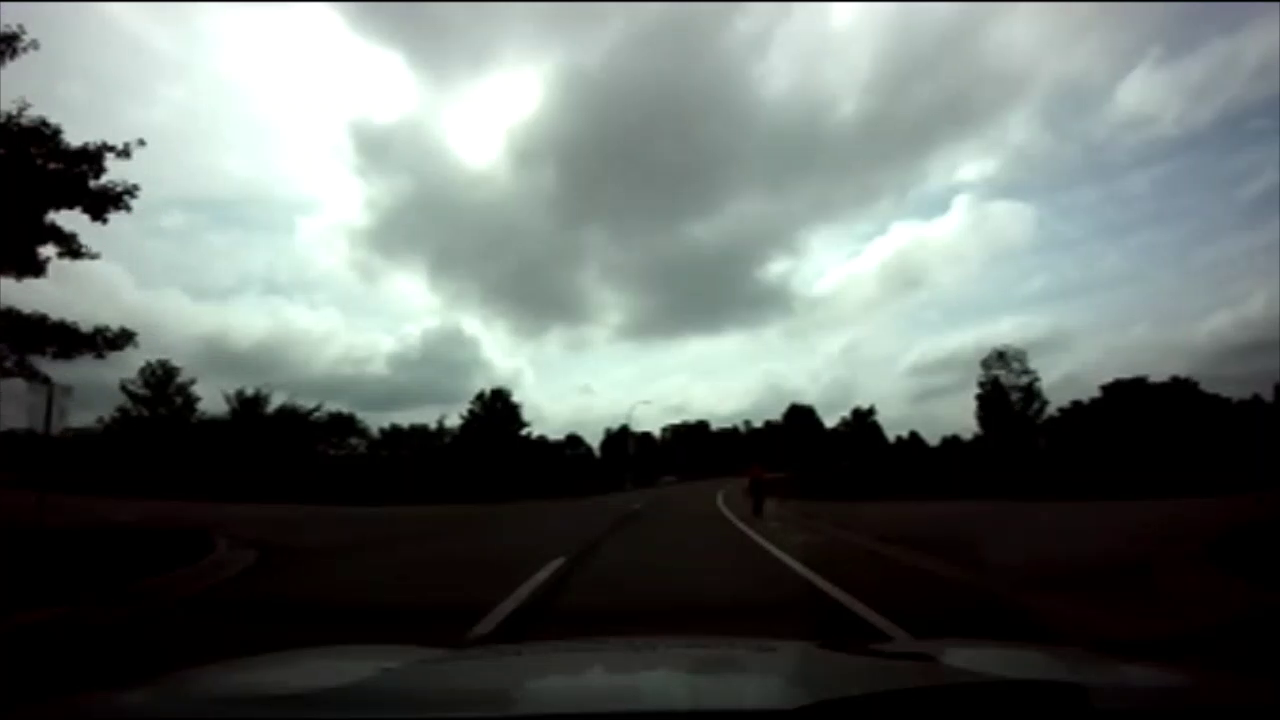
#> input picture frame 32 of LaneDetection.mp4, 1280 x 720 px
$ jupyter execute LaneDetectionExample.ipynb
#> lines starting #> are read from the running program, lines starting #| are printed output that depends on the picture; after the words box and inside, x2 and y2 are one past the last pixel; in counts of white or black regions, pixels touching at a corner belong together
#> further down, frame is the input picture: shape (720, 1280, 3); mean B, G, R 103.6, 106.9, 99.3
[cell 1]
import matplotlib.pylab as plt
import cv2
import numpy as np

def region_of_interest(img, vertices):
    mask = np.zeros_like(img)
    #channel_count = img.shape[2]
    match_mask_color = 255
    cv2.fillPoly(mask, vertices, match_mask_color)
    masked_image = cv2.bitwise_and(img, mask)
    return masked_image

def drow_the_lines(img, lines):
    img = np.copy(img)
    blank_image = np.zeros((img.shape[0], img.shape[1], 3), dtype=np.uint8)

    for line in lines:
        for x1, y1, x2, y2 in line:
            cv2.line(blank_image, (x1,y1), (x2,y2), (0, 255, 0), thickness=10)

    img = cv2.addWeighted(img, 0.8, blank_image, 1, 0.0)
    return img

# = cv2.imread('road.jpg')
#image = cv2.cvtColor(image, cv2.COLOR_BGR2RGB)
def process(image):
    print(image.shape)
#| (720, 1280, 3)
    height = image.shape[0]
    width = image.shape[1]
    region_of_interest_vertices = [
        (0, height),
        (width/2, height/2),
        (width, height)
    ]
    gray_image = cv2.cvtColor(image, cv2.COLOR_RGB2GRAY)
    canny_image = cv2.Canny(gray_image, 100, 120)
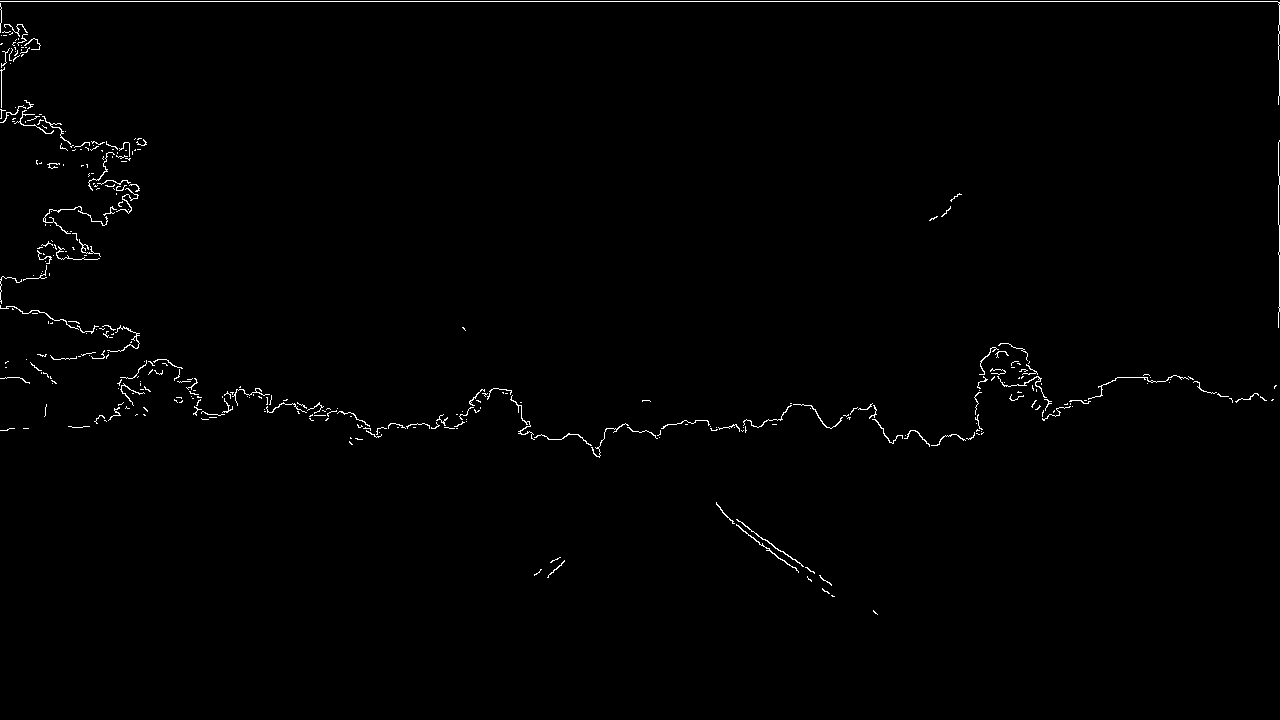
#> canny_image: shape (720, 1280); 0.81% white in thin lines or dots, all inside (x1, y1, x2, y2) = (0, 1, 1280, 615)
    cropped_image = region_of_interest(canny_image,
                    np.array([region_of_interest_vertices], np.int32),)
#> in region_of_interest, `cv2.fillPoly(mask, vertices, match_mask_color)`:
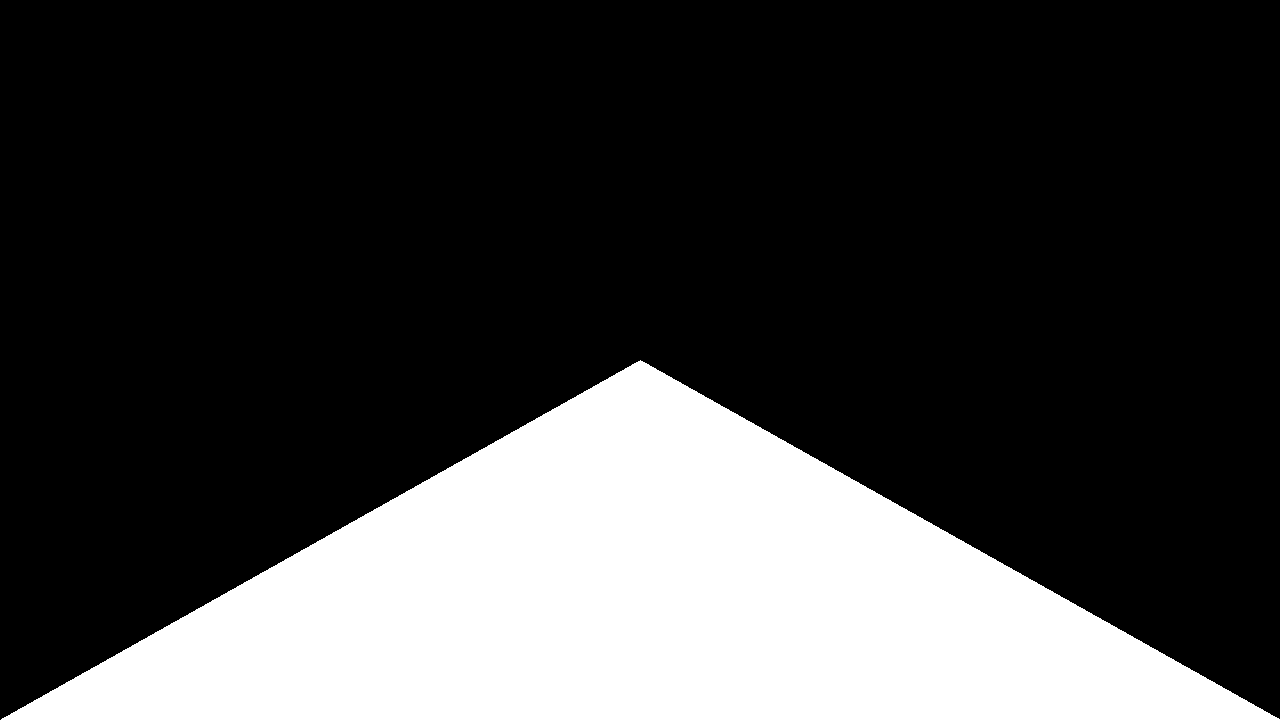
#> mask: shape (720, 1280); 25% white; 1 white region, box (x1, y1, x2, y2) and area: (1, 360, 1280, 720) 230680
#> in region_of_interest, `masked_image = cv2.bitwise_and(img, mask)`:
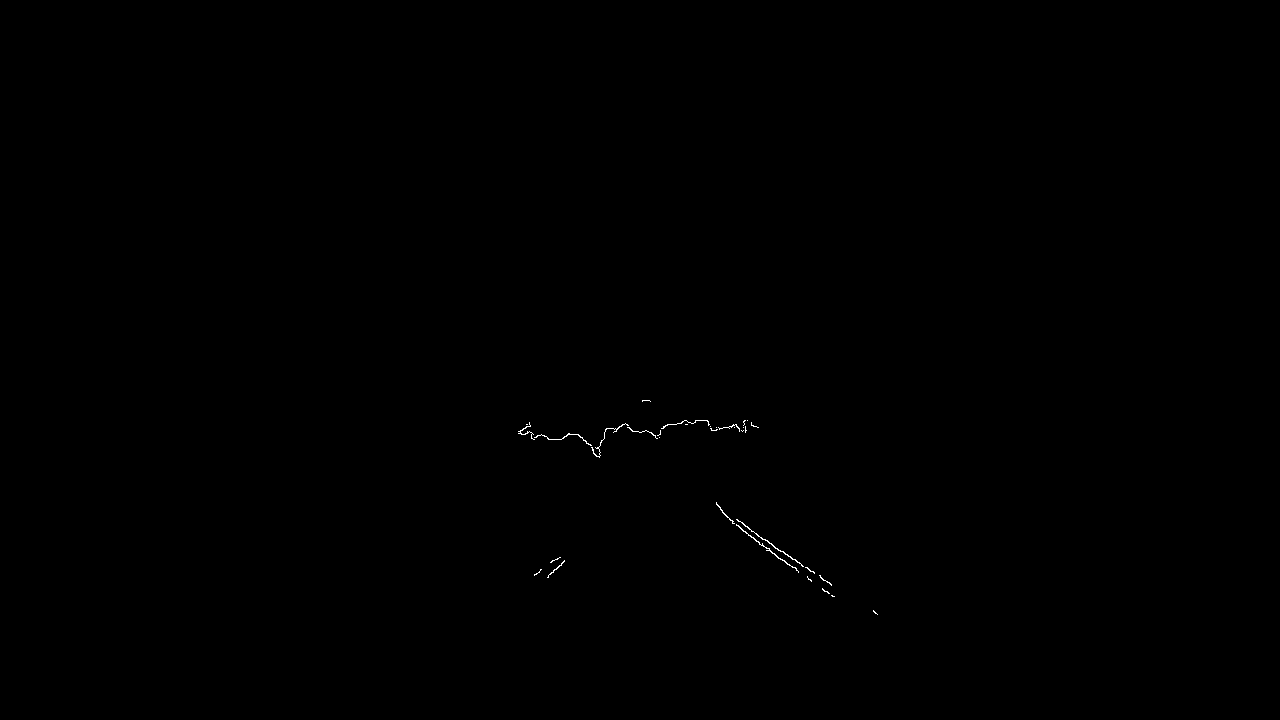
#> masked_image: shape (720, 1280); 0.09% white in thin lines or dots, all inside (x1, y1, x2, y2) = (518, 400, 878, 615)
    lines = cv2.HoughLinesP(cropped_image,
                            rho=2,
                            theta=np.pi/180,
                            threshold=50,
                            lines=np.array([]),
                            minLineLength=40,
                            maxLineGap=100)
#> lines = [[720, 509, 875, 613], [724, 514, 832, 596], [730, 520, 824, 591], [531, 437, 753, 425], [521, 434, 708, 421]]
    image_with_lines = drow_the_lines(image, lines)
#> the loop in drow_the_lines, `for line in lines:` made 5 passes
#> in drow_the_lines, `img = cv2.addWeighted(img, 0.8, blank_image, 1, 0.0)`:
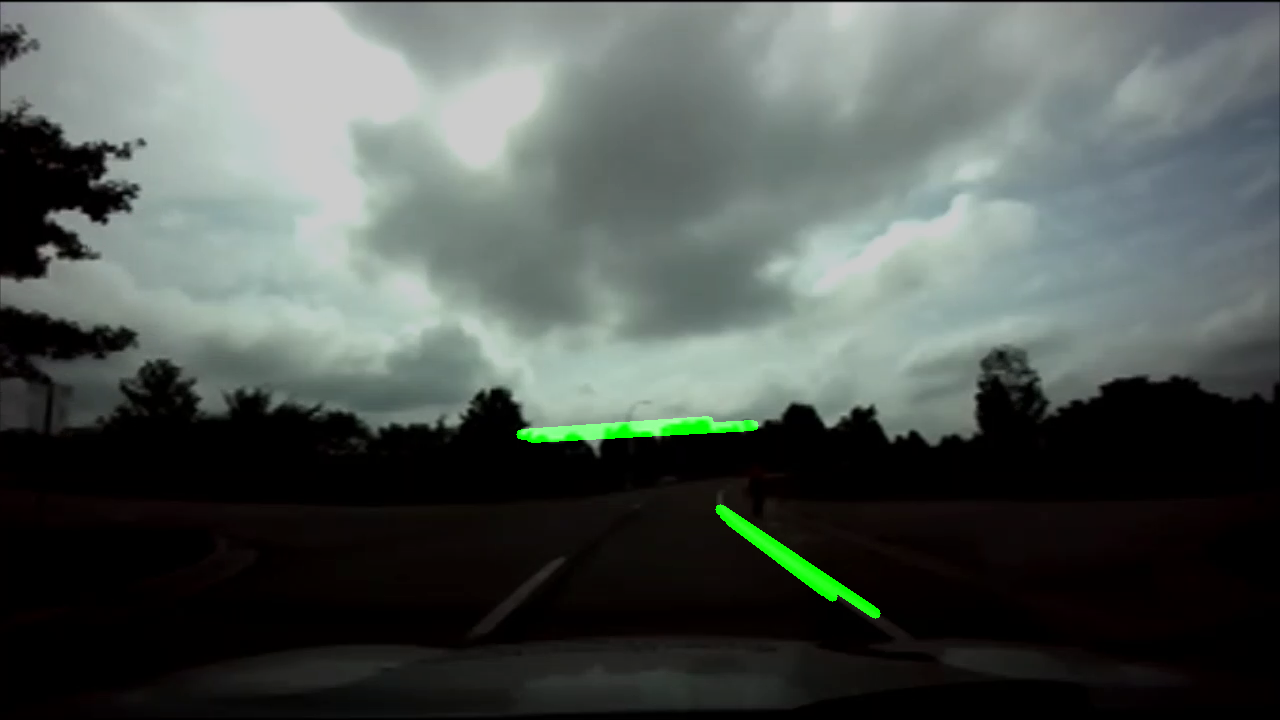
#> img: shape (720, 1280, 3); mean B, G, R 82.9, 87, 79.5
    return image_with_lines

cap = cv2.VideoCapture('LaneDetection.mp4')

while cap.isOpened():
    ret, frame = cap.read()
    frame = process(frame)
    cv2.imshow('frame', frame)
    if cv2.waitKey(1) & 0xFF == ord('q'):
#> (key q is pressed here)
        break

cap.release()
cv2.destroyAllWindows()

$ run again, starting later in the video
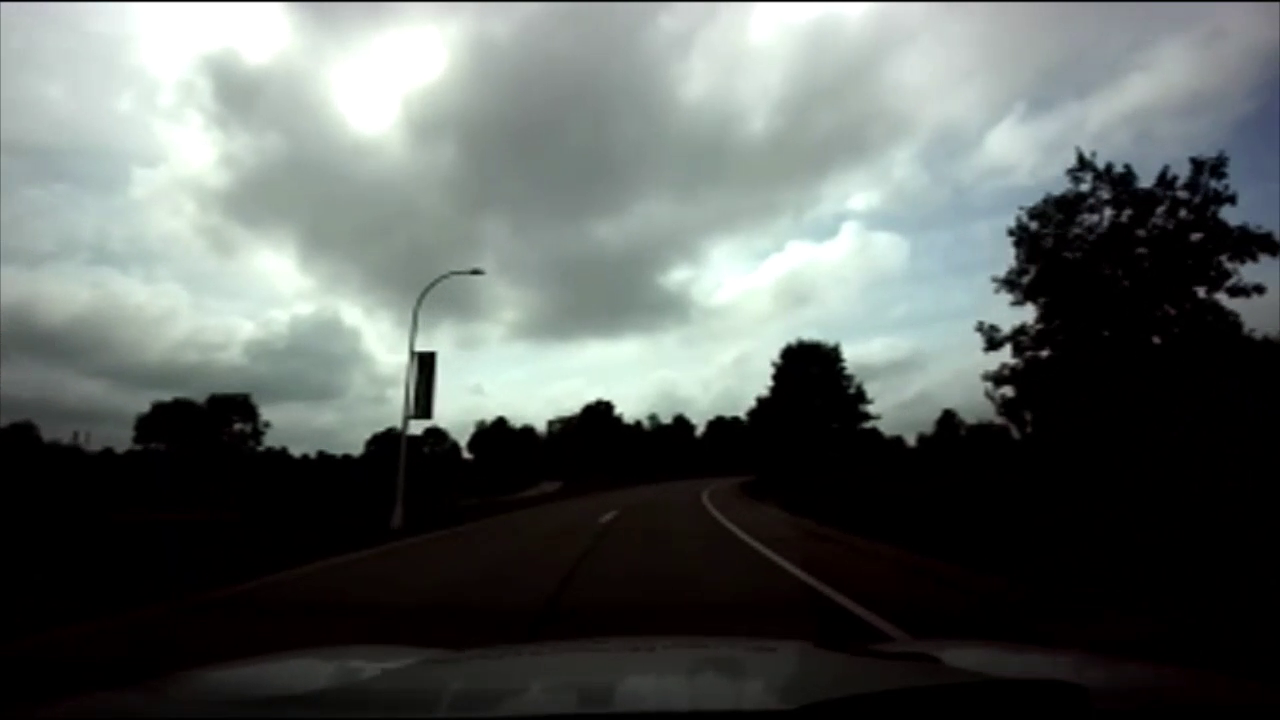
#> input picture frame 145 of LaneDetection.mp4, 1280 x 720 px
#> frame is the input picture: shape (720, 1280, 3); mean B, G, R 95.3, 98.2, 92.3
#| (720, 1280, 3)
#> in process, `canny_image = cv2.Canny(gray_image, 100, 120)`:
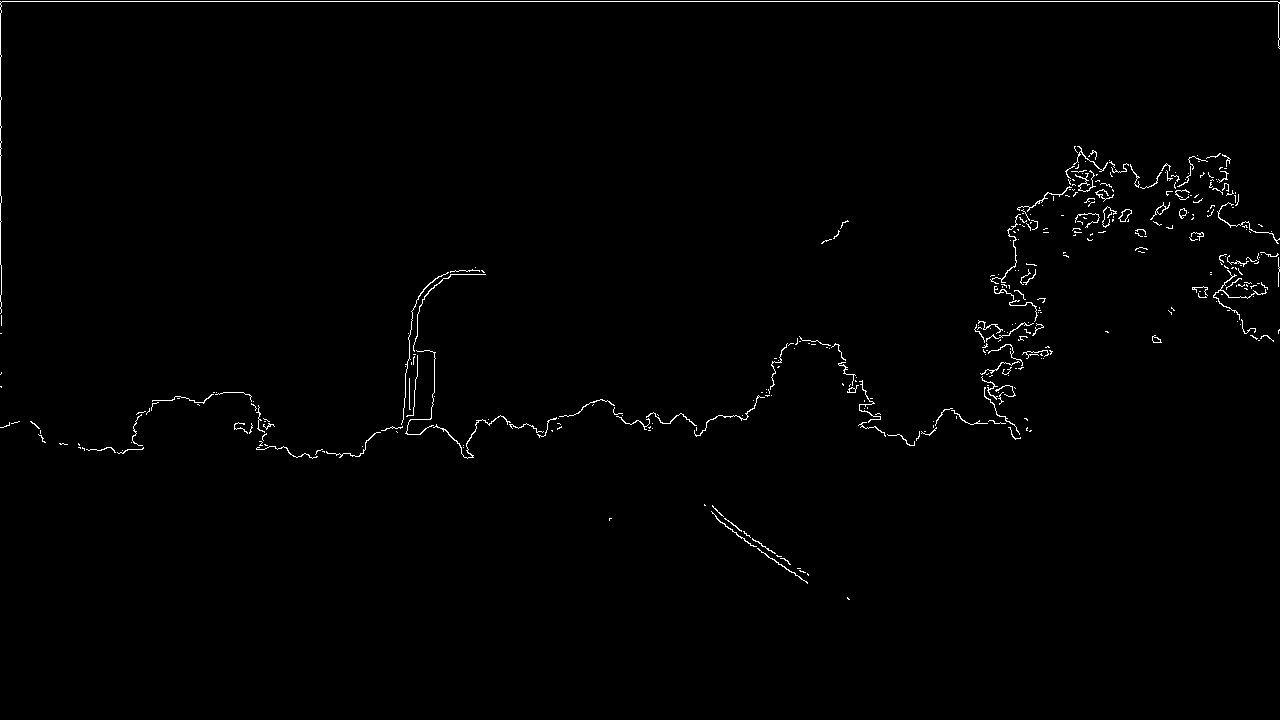
#> canny_image: shape (720, 1280); 0.9% white in thin lines or dots, all inside (x1, y1, x2, y2) = (0, 1, 1280, 600)
#> mask: shape (720, 1280); 25% white; 1 white region, box (x1, y1, x2, y2) and area: (1, 360, 1280, 720) 230680
#> masked_image: shape (720, 1280); 0.08% white in thin lines or dots, all inside (x1, y1, x2, y2) = (467, 399, 850, 600)
#> lines = [[716, 518, 786, 569], [711, 511, 808, 574], [712, 506, 807, 583], [536, 430, 739, 416], [564, 415, 736, 415], [468, 457, 597, 400]]
#> the loop in drow_the_lines, `for line in lines:` made 6 passes
#> in drow_the_lines, `img = cv2.addWeighted(img, 0.8, blank_image, 1, 0.0)`:
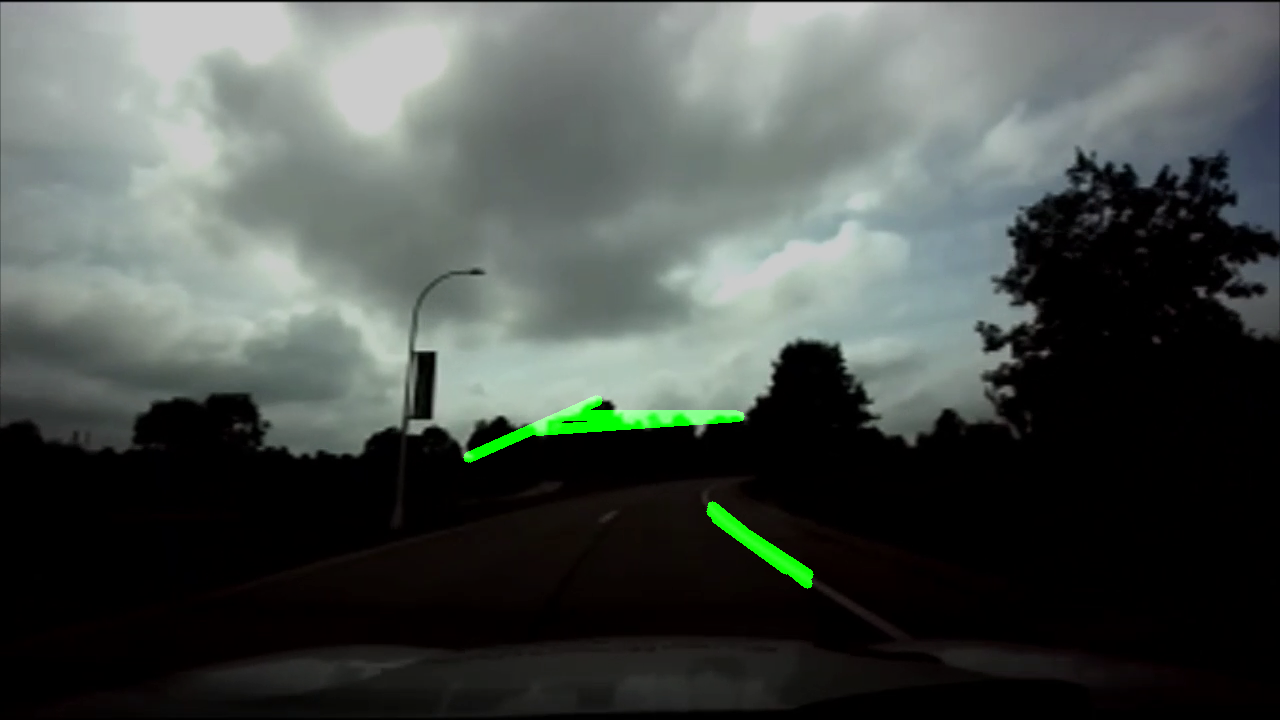
#> img: shape (720, 1280, 3); mean B, G, R 76.2, 80.1, 73.8
